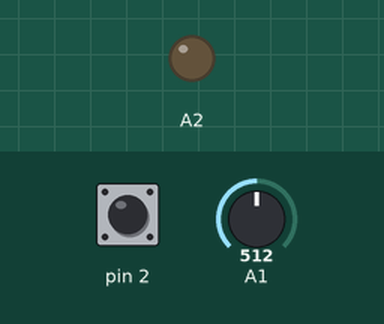
Recording of a sketch running on a simulated Arduino Uno, built with avr-gcc and run on an emulated ATmega328P. On the bench: output pins drawn as LEDs (lit = HIGH). Dashed ring = blinking. Inputs (shaded band) come from the test bench; at power-on: pin 2 LOW, A1 = 512. What the sketch prints to the serial monitor is not drawn.

Above: at 1.2 s.
1.3 s: pin 2 pulsed HIGH 5 times (0.12 s each, 0.3 s apart)
At 1.59 s:
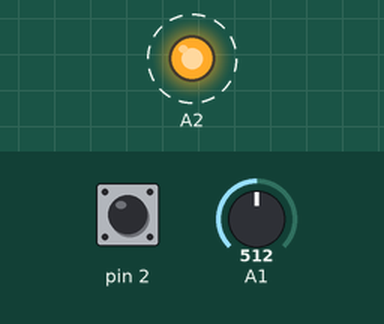
Timing chart, 0 to 4.5 s (numbered marks = the images above; inputs shaded):
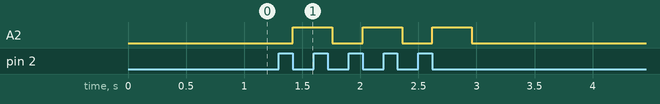

Measured:
- after the input at 1.3 s, A2: alternates HIGH for 0.34 s and LOW for 0.26 s, 6 changes in all, then stays LOW, starting after 0.12 s

The sketch:

sensor_timing_constant.ino
```cpp
#include "Button.h"
#include "AnalogTempSensor.h"
#include <memory>

// Pienet funktioaliakset, jotta printtaus on hieman helpompaa
#define p(x) Serial.print(x);
#define pn(x) Serial.println(x);

// Vakiot
constexpr uint8_t B2_BTN = 2;
constexpr uint8_t SENSOR_POWER = A2;
constexpr uint8_t SENSOR_READ = A1;
constexpr uint8_t MEASUREMENTS_COUNT = 50;
constexpr uint8_t MEASUREMENT_DELAY = 50;

Button onBtn;
std::unique_ptr<AnalogTempSensor> tempSensor;
volatile bool timeToMeasure = false;
uint32_t resultArr[MEASUREMENTS_COUNT];

struct MeasurementTimes { // Tietorakenne pitämään mittauksen tietoja
  uint32_t tbp;   // Aika ennen virtojen päälle kytkemistä
  uint32_t fmt;   // Aika ensimmäisen mittauksen jälkeen
  uint32_t start; // Mittausten aloitusaika
  uint32_t end;   // Mittausten lopetusaika
};

void setup() {
  Serial.begin(9600); // Alustetaan sarjamonitori max 9600 bps
  while(!Serial);     // Odotetaan että sarjamonitori käynnistyy

  tempSensor = std::unique_ptr<AnalogTempSensor>(new AnalogTempSensor(SENSOR_POWER, SENSOR_READ)); // Alustetaan sensori
  initButton(onBtn, B2_BTN, CHANGE);                                                               // Alustetaan nappi
  attachInterrupt(digitalPinToInterrupt(onBtn.pin), switchPowerISR, onBtn.ISRState);               // Liitetään keskeytys
}

void loop() {
  if (timeToMeasure) {
    MeasurementTimes result;
    result.tbp = micros();                  // Otetaan talteen aika ennen virtaa

    tempSensor->powerOn();                  // Kytketään sensoriin virta
    result.start = micros();                // Otetaan talteen aika sen jälkeen kun virrat on kytketty

    resultArr[0] = tempSensor->measure();
    result.fmt = micros();                  // Otetaan talteen aika ensimmäisen mittauksen jälkeen

    // Loput mittaukset
    for (uint8_t i = 1; i < MEASUREMENTS_COUNT; i++) {
      resultArr[i] = tempSensor->measure();
      delayMicroseconds(MEASUREMENT_DELAY);
    }
    result.end = micros();

    printResults(result);                   // Printataan tulokset

    timeToMeasure = false;
    tempSensor->powerOff();                 // Sensorista virrat pois
  }
}

// Funktio jolla tulostetaan tulokset sarjamonitoriin
void printResults(MeasurementTimes& result) {
  for (uint8_t i = 0; i < MEASUREMENTS_COUNT; i++) {
    p(resultArr[i]);
    if (i < 49) p(",");
  }
  pn(); pn();

  p("Aloitusaika:                     "); p(result.start);                     pn(" µs");
  p("Lopetusaika:                     "); p(result.end);                       pn(" µs");
  p("Mittausaika:                     "); p(result.end - result.start);        pn(" µs");
  p("Yhteen mittaukseen kulunut aika: "); p((result.end - result.start) / 50); pn(" µs");

  pn(); pn();
}

void initButton(Button& btn, const uint8_t pin, const uint8_t state) {
  btn.pin = pin;
  btn.ISRState = state;
  pinMode(btn.pin, INPUT);
}

void switchPowerISR() {
  timeToMeasure = onBtn.isPressed();
}
```

AnalogTempSensor.h
```cpp
#pragma once

// Yksinekertainen luokka, joka kuvastaa yhtä analogista mittaria
class AnalogTempSensor {
  public:
    AnalogTempSensor(const uint8_t powerPin, const uint8_t readPin) : m_powerPin(powerPin), m_readPin(readPin) {
      pinMode(m_powerPin, OUTPUT);
      pinMode(m_readPin, INPUT);
    }

    ~AnalogTempSensor() {
      powerOff();
    }

    void powerOn() {
      digitalWrite(m_powerPin, HIGH);
    }

    void powerOff() {
      digitalWrite(m_powerPin, LOW);
    }

    uint32_t measure() {
      return analogRead(m_readPin);
    }

  private:
    uint8_t m_powerPin = 0;
    uint8_t m_readPin = 0;
};
```

Button.h
```cpp
#pragma once

// Tietorakenne pitämään napin tietoja
struct Button {
  uint8_t pin;
  uint8_t ISRState;

  // Apufunktiot joiden avulla haemme napin tilaa
  uint8_t isPressed() {
    return digitalRead(pin) == LOW;
  }

  uint8_t isReleased() {
    return digitalRead(pin) == HIGH;
  }
};
```
